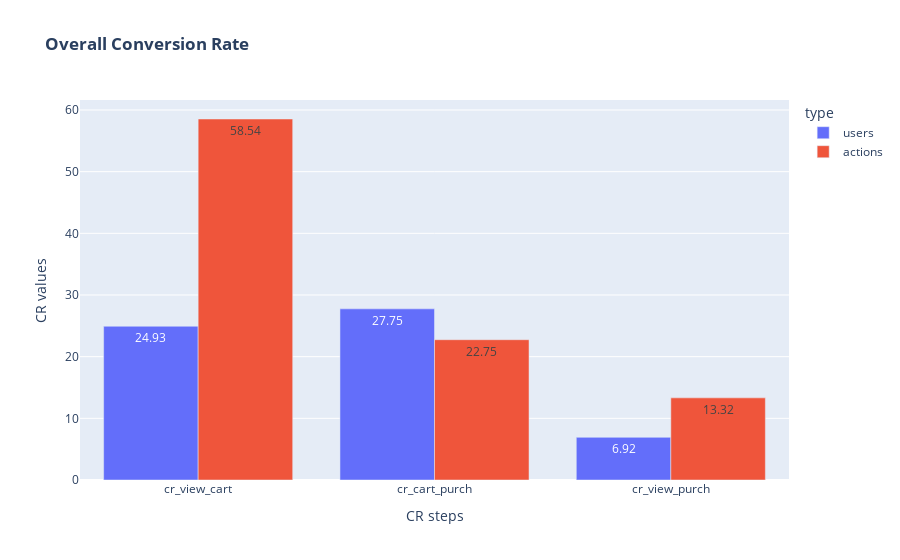

The notebook cell saved with this chart:
### Markdown cell above
### Visualization – Overall CR (Barplot)

### Code cell
# Convert to long format
long_cr = pd.melt(cr, id_vars=['type'], value_vars=['cr_view_cart', 'cr_cart_purch', 'cr_view_purch'])

# Barplot
fig = px.bar(long_cr, x='variable', y = 'value', color = 'type',
                   title='<b>Overall Conversion Rate</b>', barmode = 'group', text = 'value')

fig.update_layout(xaxis_title='CR steps', yaxis_title='CR values')

fig.show()

### Figure 1 — Plotly figure (JSON) as saved in the notebook; plotly's stock layout.template omitted (floating-point values rounded to 4 significant figures)
{"data": [{"alignmentgroup": "True", "hovertemplate": "type=users<br>variable=%{x}<br>value=%{text}<extra></extra>", "legendgroup": "users", "marker": {"color": "#636efa", "pattern": {"shape": ""}}, "name": "users", "offsetgroup": "users", "orientation": "v", "showlegend": true, "text": [24.93, 27.75, 6.92], "textposition": "auto", "type": "bar", "x": ["cr_view_cart", "cr_cart_purch", "cr_view_purch"], "xaxis": "x", "y": [24.93, 27.75, 6.92], "yaxis": "y"}, {"alignmentgroup": "True", "hovertemplate": "type=actions<br>variable=%{x}<br>value=%{text}<extra></extra>", "legendgroup": "actions", "marker": {"color": "#EF553B", "pattern": {"shape": ""}}, "name": "actions", "offsetgroup": "actions", "orientation": "v", "showlegend": true, "text": [58.54, 22.75, 13.32], "textposition": "auto", "type": "bar", "x": ["cr_view_cart", "cr_cart_purch", "cr_view_purch"], "xaxis": "x", "y": [58.54, 22.75, 13.32], "yaxis": "y"}], "layout": {"barmode": "group", "legend": {"title": {"text": "type"}, "tracegroupgap": 0}, "title": {"text": "<b>Overall Conversion Rate</b>"}, "xaxis": {"anchor": "y", "domain": [0, 1], "title": {"text": "CR steps"}}, "yaxis": {"anchor": "x", "domain": [0, 1], "title": {"text": "CR values"}}}}
